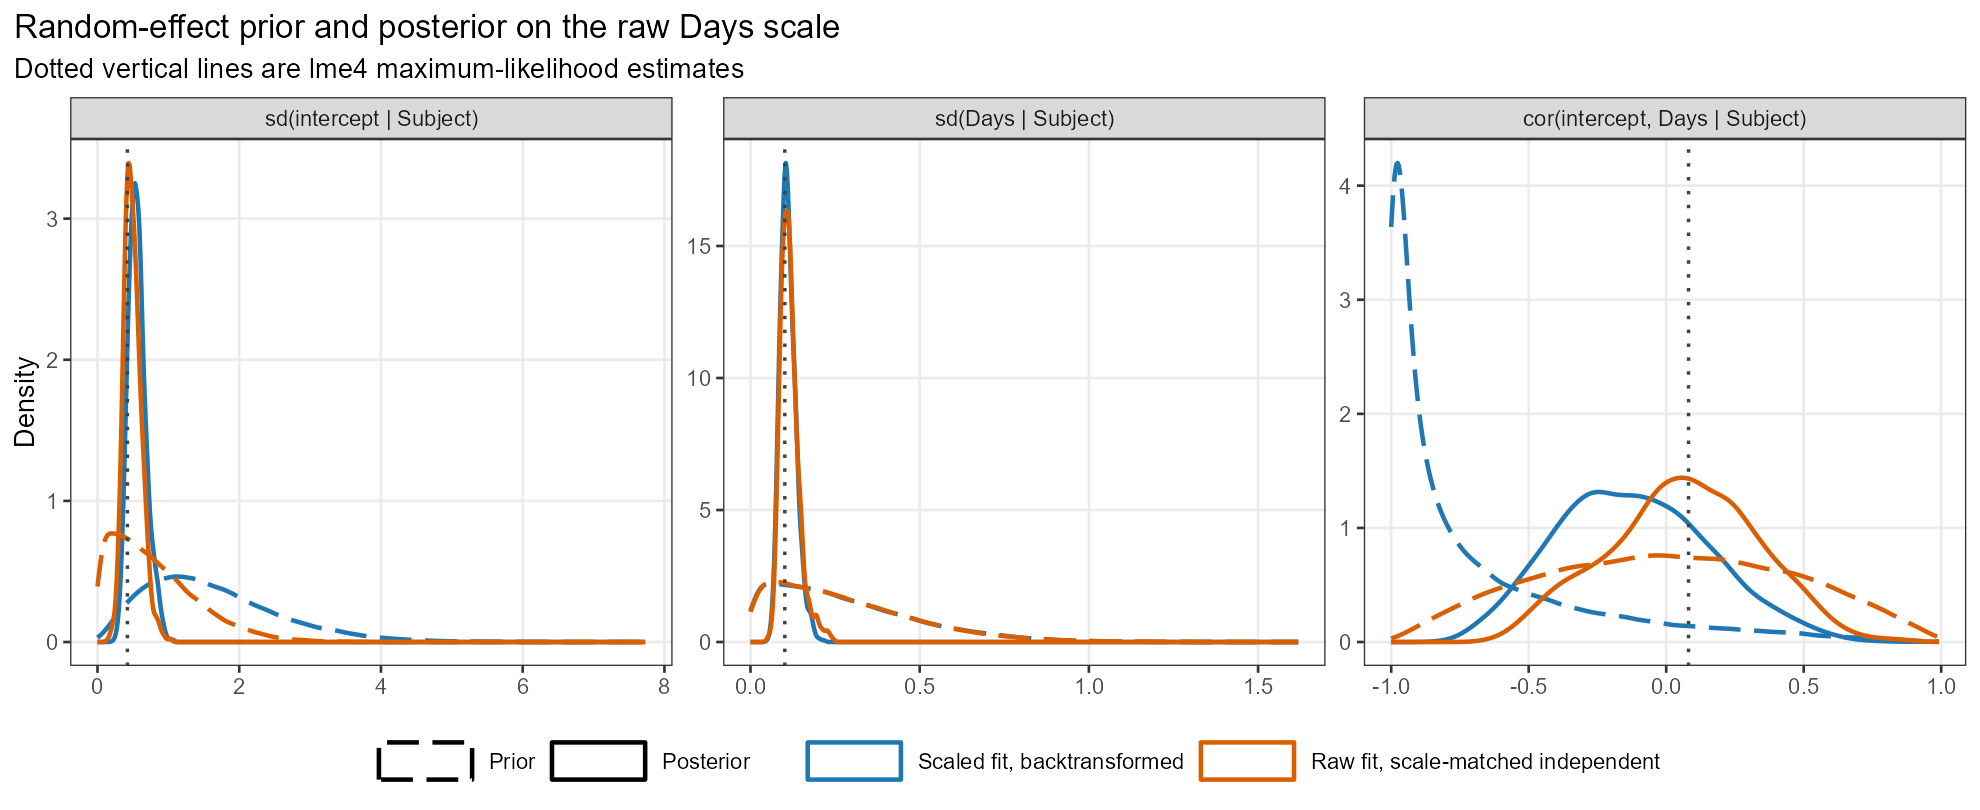

Reproduce this figure in R.
pkgload::load_all(".")

if(!requireNamespace("ggplot2", quietly = TRUE)){
  stop("The diagnostic figure requires ggplot2.", call. = FALSE)
}

library(BayesTools)
library(lme4)

set.seed(20260513)

output_file <- file.path("tools", "random-effects-scale-diagnostic.png")
n_prior <- 50000
parameter_levels <- c(
  "sd(intercept | Subject)",
  "sd(Days | Subject)",
  "cor(intercept, Days | Subject)"
)

data("sleepstudy", package = "lme4")
sleepstudy$Subject <- factor(sleepstudy$Subject)
sleepstudy$Reaction_z <- as.numeric(scale(sleepstudy$Reaction))

days_mean <- mean(sleepstudy$Days)
days_sd <- stats::sd(sleepstudy$Days)

unit_prior <- prior(distribution = "normal", parameters = list(mean = 0, sd = 1))
unit_sd_prior <- prior(
  distribution = "normal",
  parameters = list(mean = 0, sd = 1),
  truncation = list(0, Inf)
)
raw_slope_prior <- prior(
  distribution = "normal",
  parameters = list(mean = 0, sd = 1 / days_sd)
)
raw_slope_sd_prior <- prior(
  distribution = "normal",
  parameters = list(mean = 0, sd = 1 / days_sd),
  truncation = list(0, Inf)
)

sleep_likelihood <-
"model{
  for(i in 1:N){
    Reaction_z[i] ~ dnorm(mu[i], pow(sigma, -2))
  }
}
"

sleep_formula <- list(mu = ~ Days + random(1 + Days | Subject, name = "Subject", covariance = "us"))
sleep_data <- list(Reaction_z = sleepstudy$Reaction_z, N = nrow(sleepstudy))
monitor_cor <- random_monitor(latent = FALSE, coefficients = FALSE, correlation = TRUE)

scaled_fixed_priors <- list(intercept = unit_prior, Days = unit_prior)
scaled_random_priors <- list(
  mu = prior_random(
    Subject = random_block(
      sd = unit_sd_prior,
      cor = prior_lkj(eta = 2),
      monitor = monitor_cor
    )
  )
)

raw_fixed_priors <- list(intercept = unit_prior, Days = raw_slope_prior)
raw_random_priors <- list(
  mu = prior_random(
    Subject = random_block(
      sd = unit_sd_prior,
      cor = prior_lkj(eta = 2),
      monitor = monitor_cor,
      terms = list(Days = raw_slope_sd_prior)
    )
  )
)

fit_scaled <- JAGS_fit(
  model_syntax = sleep_likelihood,
  data = sleep_data,
  prior_list = list(sigma = unit_sd_prior),
  formula_list = sleep_formula,
  formula_data_list = list(mu = sleepstudy),
  formula_prior_list = list(mu = scaled_fixed_priors),
  formula_scale_list = list(mu = list(Days = TRUE)),
  formula_random_prior_list = scaled_random_priors,
  chains = 2,
  adapt = 500,
  burnin = 500,
  sample = 1500,
  seed = 101
)

fit_raw <- JAGS_fit(
  model_syntax = sleep_likelihood,
  data = sleep_data,
  prior_list = list(sigma = unit_sd_prior),
  formula_list = sleep_formula,
  formula_data_list = list(mu = sleepstudy),
  formula_prior_list = list(mu = raw_fixed_priors),
  formula_random_prior_list = raw_random_priors,
  chains = 2,
  adapt = 500,
  burnin = 500,
  sample = 1500,
  seed = 102
)

posterior_random_draws <- function(fit, case, transform_scaled = FALSE){
  samples <- JAGS_estimates_table(
    fit,
    transform_scaled = transform_scaled,
    random_effects_summary = "standard",
    remove_diagnostics = TRUE,
    return_samples = TRUE
  )
  data.frame(
    parameter = rep(parameter_levels, each = nrow(samples)),
    value = c(
      samples[, "(mu) sd(intercept | Subject)"],
      samples[, "(mu) sd(Days | Subject)"],
      samples[, "(mu) cor(intercept,Days | Subject)"]
    ),
    case = case,
    distribution = "Posterior"
  )
}

lkj2_rho <- function(n, eta = 2){
  2 * stats::rbeta(n, eta, eta) - 1
}

random_prior_draws <- function(n, case, scaled_then_backtransform){
  if(scaled_then_backtransform){
    sd_intercept_scaled <- abs(stats::rnorm(n, 0, 1))
    sd_days_scaled <- abs(stats::rnorm(n, 0, 1))
    cor_scaled <- lkj2_rho(n)
    cov_scaled <- cor_scaled * sd_intercept_scaled * sd_days_scaled

    raw_intercept_var <- sd_intercept_scaled^2 +
      (days_mean / days_sd)^2 * sd_days_scaled^2 -
      2 * (days_mean / days_sd) * cov_scaled
    raw_days_var <- sd_days_scaled^2 / days_sd^2
    raw_cov <- cov_scaled / days_sd - days_mean * sd_days_scaled^2 / days_sd^2

    sd_intercept <- sqrt(raw_intercept_var)
    sd_days <- sqrt(raw_days_var)
    cor <- raw_cov / (sd_intercept * sd_days)
  }else{
    sd_intercept <- abs(stats::rnorm(n, 0, 1))
    sd_days <- abs(stats::rnorm(n, 0, 1 / days_sd))
    cor <- lkj2_rho(n)
  }

  data.frame(
    parameter = rep(parameter_levels, each = n),
    value = c(sd_intercept, sd_days, cor),
    case = case,
    distribution = "Prior"
  )
}

lme4_raw <- lme4::lmer(
  Reaction_z ~ Days + (1 + Days | Subject),
  data = sleepstudy,
  REML = FALSE
)
lme4_vc <- lme4::VarCorr(lme4_raw)[["Subject"]]
lme4_reference <- data.frame(
  parameter = parameter_levels,
  value = c(
    attr(lme4_vc, "stddev")[["(Intercept)"]],
    attr(lme4_vc, "stddev")[["Days"]],
    attr(lme4_vc, "correlation")[1, 2]
  )
)

plot_data <- rbind(
  random_prior_draws(n_prior, "Scaled fit, backtransformed", scaled_then_backtransform = TRUE),
  posterior_random_draws(fit_scaled, "Scaled fit, backtransformed", transform_scaled = TRUE),
  random_prior_draws(n_prior, "Raw fit, scale-matched independent", scaled_then_backtransform = FALSE),
  posterior_random_draws(fit_raw, "Raw fit, scale-matched independent", transform_scaled = FALSE)
)

plot_data$case <- factor(
  plot_data$case,
  levels = c("Scaled fit, backtransformed", "Raw fit, scale-matched independent")
)
plot_data$distribution <- factor(plot_data$distribution, levels = c("Prior", "Posterior"))
plot_data$parameter <- factor(
  plot_data$parameter,
  levels = parameter_levels
)
lme4_reference$parameter <- factor(lme4_reference$parameter, levels = parameter_levels)

figure <- ggplot2::ggplot(
  plot_data,
  ggplot2::aes(x = value, color = case, linetype = distribution)
) +
  ggplot2::geom_density(linewidth = 0.85, adjust = 1.15) +
  ggplot2::geom_vline(
    data = lme4_reference,
    ggplot2::aes(xintercept = value),
    inherit.aes = FALSE,
    color = "gray25",
    linetype = "dotted",
    linewidth = 0.65
  ) +
  ggplot2::facet_wrap(~ parameter, scales = "free", ncol = 3) +
  ggplot2::scale_color_manual(values = c("#1F77B4", "#D95F02")) +
  ggplot2::scale_linetype_manual(values = c("Prior" = "longdash", "Posterior" = "solid")) +
  ggplot2::labs(
    title = "Random-effect prior and posterior on the raw Days scale",
    subtitle = "Dotted vertical lines are lme4 maximum-likelihood estimates",
    x = NULL,
    y = "Density",
    color = NULL,
    linetype = NULL
  ) +
  ggplot2::theme_bw(base_size = 11) +
  ggplot2::theme(
    legend.position = "bottom",
    legend.key.width = grid::unit(1.4, "cm"),
    panel.grid.minor = ggplot2::element_blank(),
    plot.title.position = "plot"
  )

ggplot2::ggsave(output_file, figure, width = 11, height = 4.5, dpi = 180)

message("Wrote ", normalizePath(output_file, winslash = "/", mustWork = FALSE))
